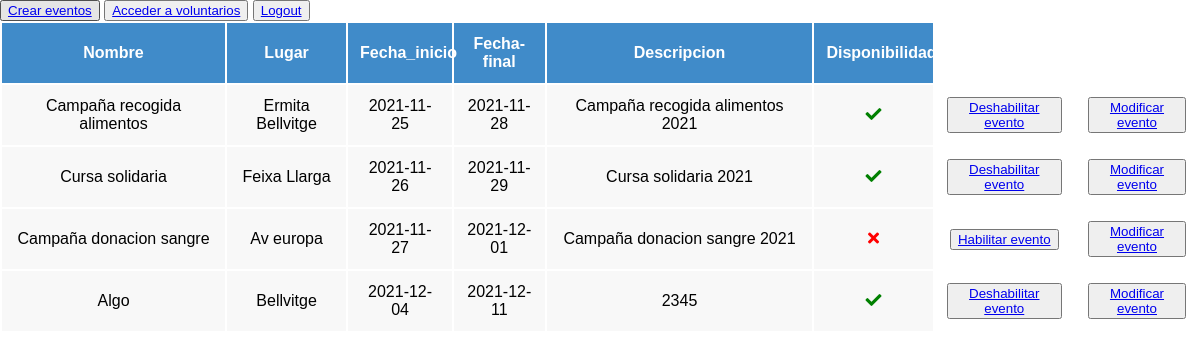
The page /view/zona.eventos.php (signed in) on the database as committed earlier.
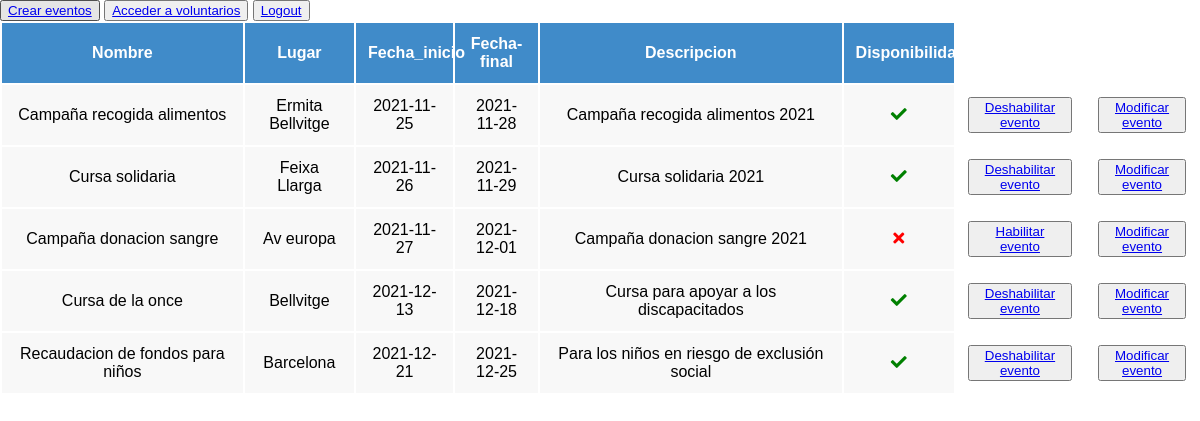
The same page on the database as committed later.
### tables this page shows
CREATE TABLE `tbl_evento` (
  `id_evento` int(11) NOT NULL,
  `nombre_evento` varchar(50) NOT NULL,
  `lugar_evento` varchar(50) NOT NULL,
  `fecha_inicio_evento` date NOT NULL,
  `fecha_final_evento` date NOT NULL,
  `descripcion` text NOT NULL,
  `path` varchar(100) NOT NULL,
  `disponibilidad_evento` tinyint(1) NOT NULL
);

### view/zona.eventos.php (the view, shortened to what this page needs)
<?php
require_once "../services/connection.php";
if ($_SESSION['email']=="") {
    header("location:login.html");
}else {
?>
<!DOCTYPE html>
<html lang="en">
<head>
    <link href="../css/style.css" rel="stylesheet">
    <link rel="stylesheet" href="https://pro.fontawesome.com/releases/v5.10.0/css/all.css"/>
</head>
<body>
    <button type="submit"><a type='button' href='formularioeventos.php'>Crear eventos</a></button>
    <button type="submit"><a type='button' href='zona.voluntarios.php'>Acceder a voluntarios</a></button>
    <button type="submit"><a type='button' href="../proceses/logout.proc.php">Logout</a></button>
    <?php
    $sentencia2=$pdo->prepare("SELECT * FROM tbl_evento");
    $sentencia2->execute();
    echo  "<div>";
    echo  "<table>";
    echo  "<tr>";
    echo  "<th class='blue'>Nombre</th>";
    echo  "<th class='blue'>Lugar</th>";
    echo  "<th class='blue'>Fecha_inicio</th>";
    echo  "<th class='blue'>Fecha-final</th>";
    echo  "<th class='blue'>Descripcion</th>";
    echo  "<th class='blue'>Disponibilidad</th>";
    echo  "</tr>";
    foreach ($sentencia2 as $localizacion2) {
        echo  "<tr>";
            echo "<td class='gris'>{$localizacion2['nombre_evento']}</td>";
            echo "<td class='gris'>{$localizacion2['lugar_evento']}</td>";
            echo "<td class='gris'>{$localizacion2['fecha_inicio_evento']}</td>";
            echo "<td class='gris'>{$localizacion2['fecha_final_evento']}</td>";
            echo "<td class='gris'>{$localizacion2['descripcion']}</td>";
            if ($localizacion2['disponibilidad_evento']==1) {
                echo "<td class='gris'><i class='fas fa-check green'></i></td>";
                echo "<td><button type='submit'><a type='button' href='../proceses/desactivardisponibilidad.php?id_evento={$localizacion2['id_evento']}'>Deshabilitar evento</a></button></td>";
            }else{
                echo "<td class='gris'><i class='fas fa-times red'></i></td>";
                echo "<td><button type='submit'><a type='button' href='../proceses/activardisponibilidad.php?id_evento={$localizacion2['id_evento']}'>Habilitar evento</a></button></td>";
            }
            echo "<td><button type='submit'><a type='button' href='modeventos.php?id_evento={$localizacion2['id_evento']}'>Modificar evento</a></button></td>";
        echo "</tr>";
    }
    echo "</table>";
    echo "</div>";
    ?>
</body>
</html>
<?php
}
?>

### css/style.css (style rules this page uses)
* { box-sizing: border-box; font-family: Arial, Helvetica, sans-serif; }
body { margin: 0; }
table { width: 100%; }
tr { padding: 1%; text-align: center; }
th { padding: 1%; text-align: center; }
td { padding: 1%; text-align: center; }
.gris { background-color: #f8f8f8; }
.blue { background-color: #408bc9; color: white; }
.green { color: green; }
.red { color: red; }

Rows that differ between the two databases and show on the page:
removed tbl_evento: nombre_evento "Algo", lugar_evento "Bellvitge", fecha_inicio_evento "2021-12-04", fecha_final_evento "2021-12-11", descripcion "2345"
added tbl_evento: nombre_evento "Cursa de la once", lugar_evento "Bellvitge", fecha_inicio_evento "2021-12-13", fecha_final_evento "2021-12-18", descripcion "Cursa para apoyar a los discapacitados"
added tbl_evento: nombre_evento "Recaudacion de fondos para niños", lugar_evento "Barcelona", fecha_inicio_evento "2021-12-21", fecha_final_evento "2021-12-25", descripcion "Para los niños en riesgo de exclusión social"
